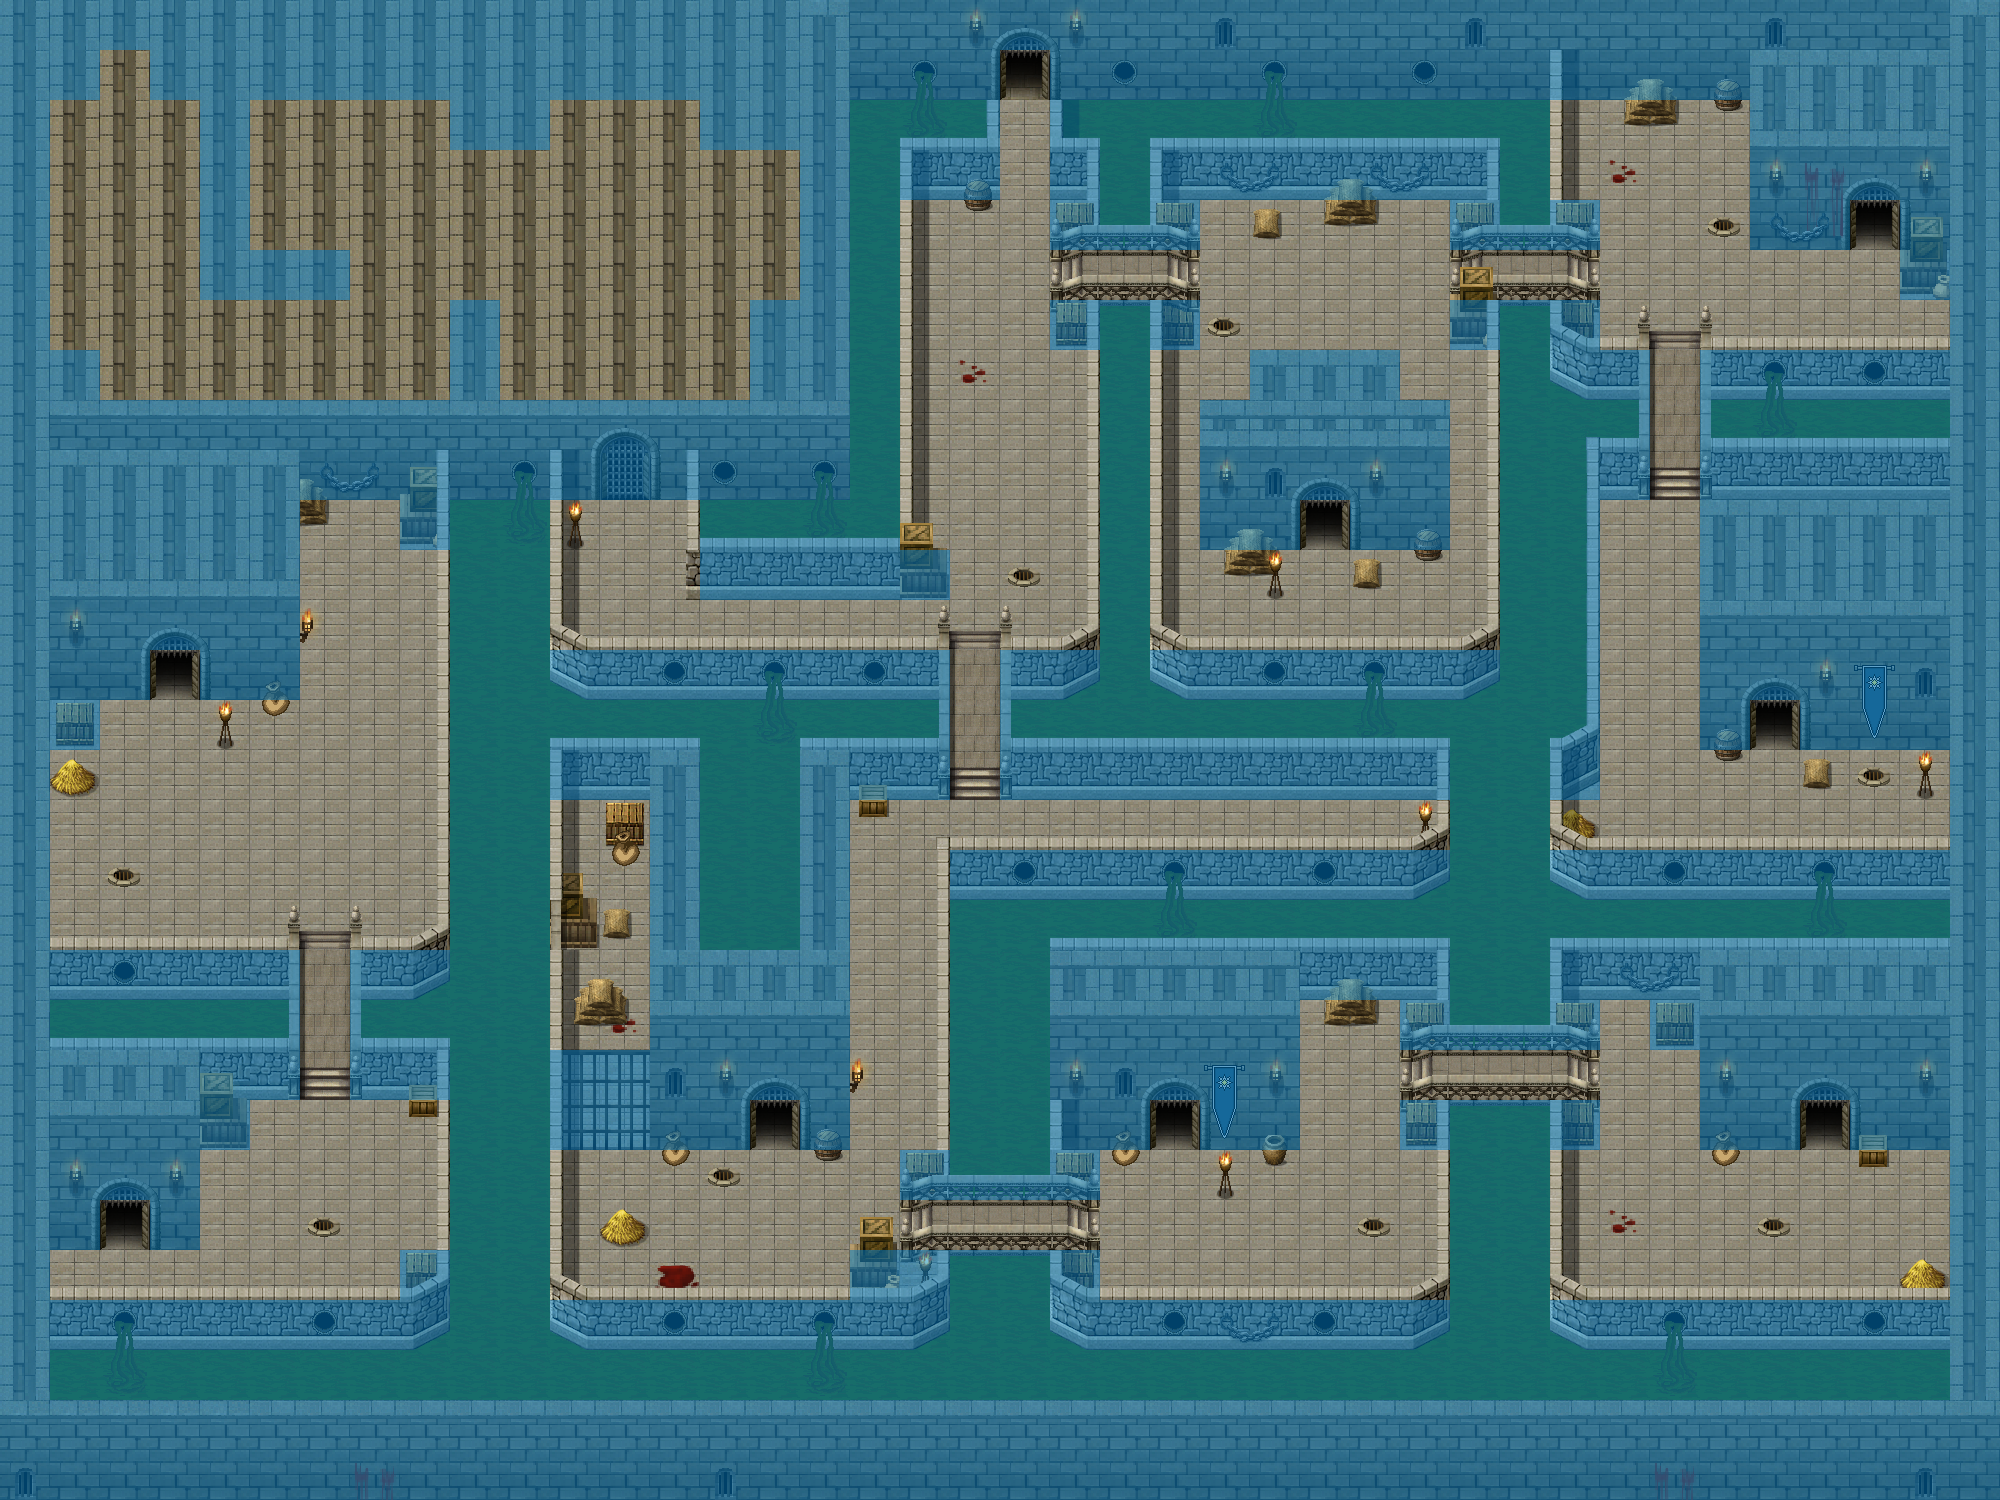

A level layout from a 2D game, rendered from its tile map. Below: a short description, then the map file with tile-grid data replaced by summaries:
An orthogonal 40x30 tile map with 50x50 px tiles, 10 tile layers (BG 1, BG 2, BG 3, BG 4, ...), 3 tilesets and 52 objects.

<map version="1.2" tiledversion="1.2.5" orientation="orthogonal" renderorder="right-down" width="40" height="30" tilewidth="50" tileheight="50" infinite="0" nextlayerid="18" nextobjectid="320">
 <properties>
  <property name="dimming" value="0.6" />
  <property name="explorable" value="" />
  <property name="musicpath" value="res/music/thieves_theme.ogg" />
  <property name="tilesetpath" value="res/map/gandriasewers/tileset_map_gandriasewers.png" />
 </properties>
 <tileset firstgid="1" name="tileset_map_gandriasewers" tilewidth="50" tileheight="50" spacing="2" margin="1" tilecount="437" columns="23">
  <image source="tileset_map_gandriasewers.png" width="1200" height="1000" />
  <tile id="39">
   <objectgroup draworder="index">
    <object id="1" x="0" y="20" width="50" height="30" />
   </objectgroup>
  </tile>
  <tile id="41">
   <objectgroup draworder="index">
    <object id="1" x="0" y="20" width="50" height="30" />
   </objectgroup>
  </tile>
  <tile id="71">
   <objectgroup draworder="index">
    <object id="1" x="23" y="-19" width="53" height="43" />
   </objectgroup>
  </tile>
  <tile id="108">
   <objectgroup draworder="index">
    <object id="1" x="0" y="0" width="50" height="13" />
   </objectgroup>
  </tile>
  <tile id="110">
   <objectgroup draworder="index">
    <object id="1" x="0" y="0" width="50" height="13" />
   </objectgroup>
  </tile>
  <tile id="142">
   <properties>
    <property name="light" value="25,10,150,100,0.8" />
   </properties>
   <animation>
    <frame tileid="142" duration="100" />
    <frame tileid="143" duration="100" />
    <frame tileid="144" duration="100" />
   </animation>
  </tile>
  <tile id="172">
   <properties>
    <property name="light" value="10,15,50,100,1" />
   </properties>
   <animation>
    <frame tileid="172" duration="100" />
    <frame tileid="173" duration="100" />
    <frame tileid="174" duration="100" />
   </animation>
  </tile>
  <tile id="195">
   <properties>
    <property name="light" value="25,15,50,100,1" />
   </properties>
   <animation>
    <frame tileid="195" duration="100" />
    <frame tileid="196" duration="100" />
    <frame tileid="197" duration="100" />
   </animation>
  </tile>
  <tile id="218">
   <properties>
    <property name="light" value="40,10,50,100,1" />
   </properties>
   <animation>
    <frame tileid="218" duration="100" />
    <frame tileid="219" duration="100" />
    <frame tileid="220" duration="100" />
   </animation>
  </tile>
 </tileset>
 <tileset firstgid="438" name="tileset_map_npcs" tilewidth="50" tileheight="50" spacing="2" margin="1" tilecount="77" columns="7">
  <image source="../../convenience/tilesets/tileset_map_npcs.png" width="364" height="574" />
 </tileset>
 <tileset firstgid="515" name="tileset_map_dynamic_tiles" tilewidth="50" tileheight="50" spacing="2" margin="1" tilecount="220" columns="20">
  <image source="../../convenience/tilesets/tileset_map_dynamic_tiles.png" width="1040" height="572" />
 </tileset>
 <layer id="1" name="BG 1" width="40" height="30">
  <data>[1200 cells, 1200 non-empty, 12 distinct tile ids]</data>
 </layer>
 <layer id="2" name="BG 2" width="40" height="30">
  <data>[1200 cells, 486 non-empty, 60 distinct tile ids]</data>
 </layer>
 <layer id="3" name="BG 3" width="40" height="30">
  <data>[1200 cells, 255 non-empty, 63 distinct tile ids]</data>
 </layer>
 <layer id="4" name="BG 4" width="40" height="30">
  <data>[1200 cells, 41 non-empty, 21 distinct tile ids]</data>
 </layer>
 <layer id="5" name="LFG 1" width="40" height="30">
  <data>[1200 cells, 163 non-empty, 21 distinct tile ids]</data>
 </layer>
 <layer id="6" name="LFG 2" width="40" height="30">
  <data>[1200 cells, 29 non-empty, 13 distinct tile ids]</data>
 </layer>
 <layer id="7" name="FG 1" width="40" height="30">
  <data>[1200 cells, 7 non-empty, 1 distinct tile ids]</data>
 </layer>
 <layer id="8" name="FG 2" width="40" height="30">
  <data>[1200 cells, 0 non-empty, 0 distinct tile ids]</data>
 </layer>
 <layer id="9" name="FG thieves" width="40" height="30">
  <properties>
   <property name="not conditions" value="default,thieves_open" />
  </properties>
  <data>[1200 cells, 120 non-empty, 1 distinct tile ids]</data>
 </layer>
 <objectgroup id="10" name="dynamic">
  <object id="308" gid="516" x="100" y="250" width="50" height="50" />
  <object id="309" gid="516" x="300" y="850" width="50" height="50" />
  <object id="310" gid="516" x="1150" y="1250" width="50" height="50" />
  <object id="311" gid="516" x="1800" y="1250" width="50" height="50" />
  <object id="312" gid="516" x="1650" y="800" width="50" height="50" />
  <object id="313" gid="516" x="1300" y="300" width="50" height="50" />
  <object id="314" gid="515" x="700" y="200" width="50" height="50" />
  <object id="287" gid="519" x="750" y="1150" width="50" height="50">
   <properties>
    <property name="key" value="ke_syrahbasement" />
   </properties>
  </object>
  <object id="289" gid="519" x="150" y="700" width="50" height="50">
   <properties>
    <property name="conditions" value="default,second_boss_open" />
   </properties>
  </object>
  <object id="317" gid="559" x="950" y="700" width="50" height="50">
   <properties>
    <property name="key" value="ke_sewerkey" />
   </properties>
  </object>
 </objectgroup>
 <layer id="11" name="collidable" width="40" height="30">
  <data>[1200 cells, 776 non-empty, 1 distinct tile ids]</data>
 </layer>
 <objectgroup id="12" name="collidable">
  <object id="265" x="1550" y="800" width="15" height="50" />
  <object id="266" x="1435" y="800" width="15" height="50" />
  <object id="267" x="1550" y="1000" width="15" height="50" />
  <object id="269" x="1435" y="1150" width="15" height="150" />
  <object id="270" x="1550" y="1137.5" width="15" height="162.5" />
  <object id="273" x="685" y="500" width="15" height="100" />
  <object id="275" x="1085" y="300" width="15" height="350" />
  <object id="276" x="1150" y="300" width="15" height="350" />
  <object id="277" x="1485" y="350" width="15" height="300" />
  <object id="279" x="1550" y="100" width="15" height="100" />
  <object id="280" x="550" y="800" width="15" height="500" />
  <object id="281" x="900" y="200" width="15" height="350" />
  <object id="282" x="550" y="500" width="15" height="150" />
  <object id="283" x="935" y="850" width="15" height="300" />
  <object id="295" x="435" y="550" width="15" height="400" />
  <object id="296" x="435" y="1100" width="15" height="200" />
  <object id="303" x="499" y="378" width="82" height="23" />
  <object id="304" x="776" y="187" width="25" height="62" />
  <object id="305" x="250" y="137" width="23" height="63" />
  <object id="306" x="518" y="219" width="60" height="47" />
 </objectgroup>
 <objectgroup id="13" name="trigger">
  <object id="263" x="1800" y="1090" width="50" height="30">
   <properties>
    <property name="level entry" value="res/level/gandriasewers/gandriasewers.tmx,130,1260" />
    <property name="persistent" value="" />
   </properties>
  </object>
  <object id="284" x="1150" y="1090" width="50" height="30">
   <properties>
    <property name="map entry" value="res/map/gandria/gandria.tmx,2615,2950" />
    <property name="persistent" value="" />
   </properties>
  </object>
  </objectgroup>
 <objectgroup id="14" name="npc thieves">
  <properties>
   <property name="conditions" value="default,thieves_open" />
  </properties>
  <!-- 2 objects omitted --></objectgroup>
 <objectgroup id="15" name="npc">
  <!-- 1 objects omitted --></objectgroup>
 <objectgroup id="16" name="npc inina">
  <properties>
   <property name="conditions" value="default,second_boss_open" />
   <property name="not conditions" value="boss,BossJanus" />
  </properties>
  <!-- 2 objects omitted --></objectgroup>
 <objectgroup id="17" name="light">
  <!-- 1 objects omitted --></objectgroup>
</map>
<!-- 15 of 52 objects omitted -->
